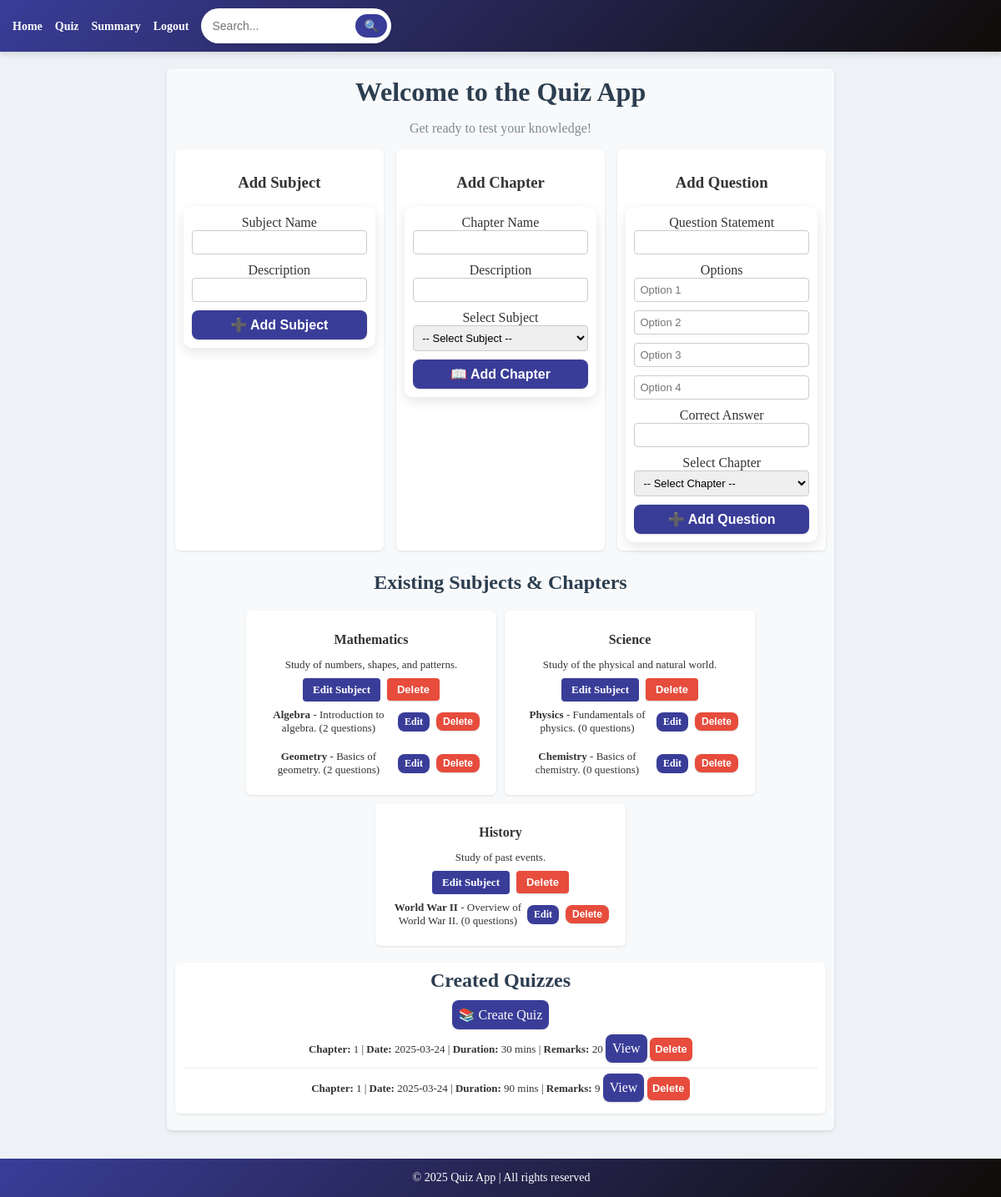
The app's page /admin_dashboard (signed in), older data.
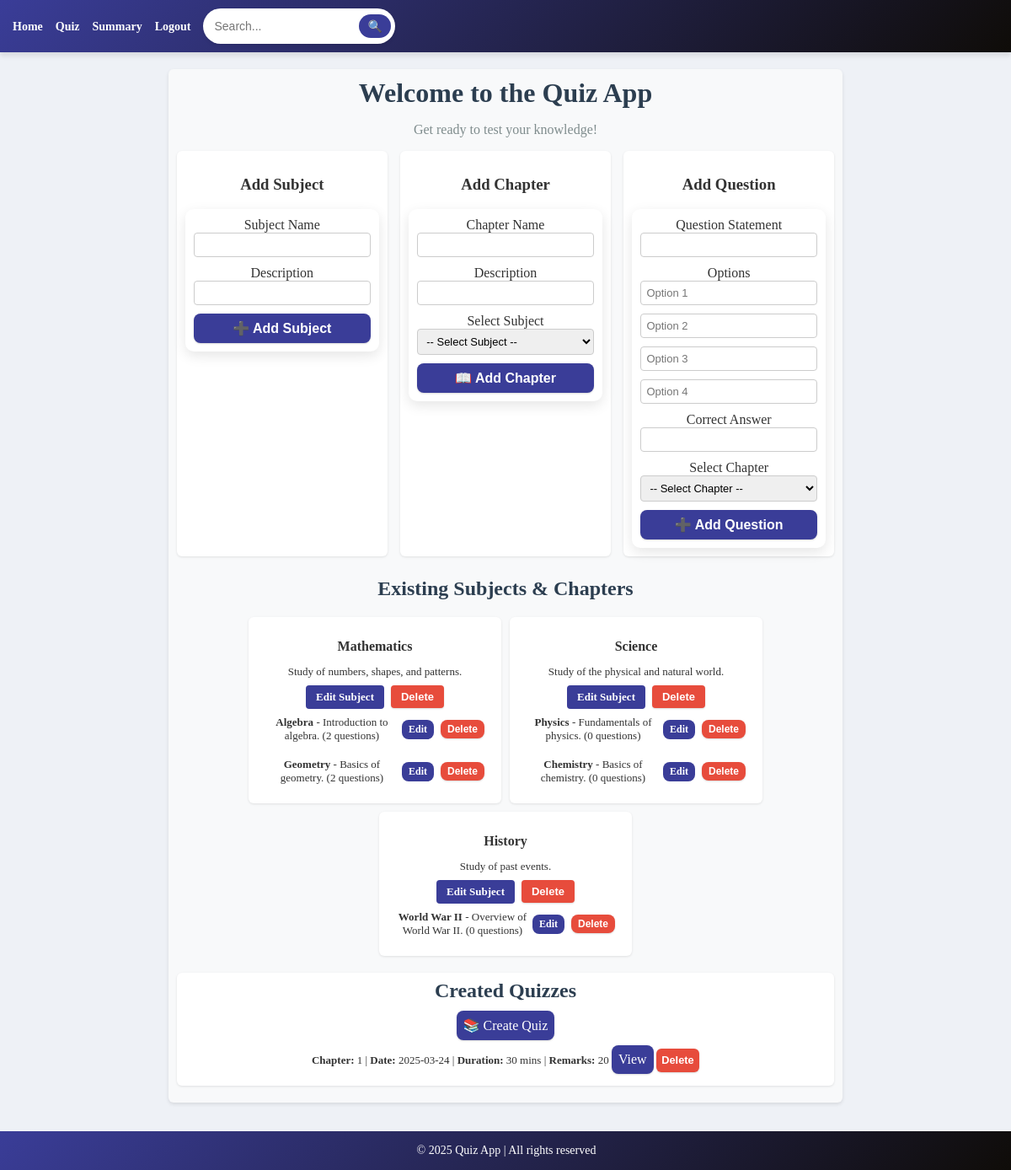
The same page, newer data.
### models.py (models this page shows, shortened)
class Subject(db.Model):
    __tablename__ = 'subjects'
    id = db.Column(db.Integer, primary_key=True)
    subject_name = db.Column(db.String(80), unique=True, nullable=False)
    description = db.Column(db.String(255), nullable=True)
    chapters = db.relationship('Chapter', backref='subject', cascade="all, delete-orphan", lazy=True)

class Chapter(db.Model):
    __tablename__ = 'chapters'
    id = db.Column(db.Integer, primary_key=True)
    chapter_name = db.Column(db.String(80), unique=True, nullable=False)
    description = db.Column(db.String(255), nullable=True)
    subject_id = db.Column(db.Integer, db.ForeignKey('subjects.id'), nullable=False)
    quizzes = db.relationship('Quiz', back_populates='chapter', cascade="all, delete-orphan", lazy=True)
    questions = db.relationship('Question', back_populates='chapter', cascade="all, delete-orphan", lazy=True)

class Quiz(db.Model):
    __tablename__ = 'quiz'
    id = db.Column(db.Integer, primary_key=True)
    chapter_id = db.Column(db.Integer, db.ForeignKey('chapters.id'), nullable=False)
    name = db.Column(db.String(225), unique=True, nullable=False)
    date_of_quiz = db.Column(db.Date, nullable=True)
    time_duration = db.Column(db.Integer, nullable=True)
    remarks = db.Column(db.String(255), nullable=True)
    chapter = db.relationship('Chapter', back_populates='quizzes')
    scores = db.relationship('Score', backref='quiz', lazy=True)

### app.py (the view, shortened to what this page needs)
@app.route('/admin_dashboard', methods=['GET', 'POST'])
@admin_required
def admin_dashboard():
    subjects = Subject.query.all()
    chapters = Chapter.query.all()
    quizzes = Quiz.query.all()
    return render_template("admin_dashboard.html", subjects=subjects, chapters=chapters, quizzes=quizzes)

### app.py (called while the page is built)
def admin_required(f):
    @wraps(f)
    def decorated_function(*args, **kwargs):
        if "user_id" not in session or session.get('user_role') != 'admin':
            flash("Unauthorized access!", "danger")
            return redirect(url_for("login"))
        return f(*args, **kwargs)
    return decorated_function

### templates/admin_dashboard.html (shortened to what the changed rows need)
{% extends 'base.html' %}
{% block content %}
<div class="dashboard-container">
  <h1 class="text-center fw-bold">Welcome to the Quiz App</h1>
  <div class="subject-container">
    <h2 class="text-center">Existing Subjects & Chapters</h2>
    {% for subject in subjects %}
    <div class="subject-item">
      <h3 class="text-center">{{ subject.subject_name }}</h3>
      <p class="text-center text-muted">{{ subject.description }}</p>
      <div class="text-center">
        <a href="{{ url_for('edit_subject', subject_id=subject.id) }}" class="btn btn-warning"> Edit Subject</a>
        <form method="POST" action="{{ url_for('delete_subject', subject_id=subject.id) }}" class="inline-delete" style="display: inline;">
          <button type="submit" class="btn btn-danger" onclick="return confirm('Delete this subject?');">Delete</button>
        </form>
      </div>
      <div>
        {% for chapter in subject.chapters %}
          <div class="chapter-item">
            <span>
              <strong>{{ chapter.chapter_name }}</strong> - {{ chapter.description }} ({{ chapter.questions|length }} questions)
            </span>
            <div class="btn-actions">
              <a href="{{ url_for('edit_chapter', chapter_id=chapter.id) }}" class="btn btn-warning btn-sm"> Edit</a>
              <form method="POST" action="{{ url_for('delete_chapter', chapter_id=chapter.id) }}" class="inline-delete" style="display: inline;">
                <button type="submit" class="btn btn-danger btn-sm" onclick="return confirm('Delete this chapter?');">Delete</button>
              </form>
            </div>
          </div>
        {% endfor %}
      </div>
    </div>
    {% else %}
    <p class="text-center text-muted">No subjects available.</p>
    {% endfor %}
  </div>
  <div class="quiz-container" id="created-quizzes">
    <h2 class="text-center">Created Quizzes</h2>
    {% if quizzes %}
    <ul>
      {% for quiz in quizzes %}
      <li>
        <strong>Chapter:</strong> {{ quiz.chapter_id }} |
        <strong>Date:</strong> {{ quiz.date_of_quiz }} |
        <strong>Duration:</strong> {{ quiz.time_duration }} mins |
        <strong>Remarks:</strong> {{ quiz.remarks }}
        <a href="{{ url_for('view_quiz', quiz_id=quiz.id) }}" class="btn btn-info">View</a>
        <form method="POST" action="{{ url_for('delete_quiz', quiz_id=quiz.id) }}" class="inline-delete" style="display: inline;">
          <button type="submit" class="btn btn-danger" onclick="return confirm('Delete this quiz?');">Delete</button>
        </form>
      </li>
      {% endfor %}
    </ul>
    {% else %}
    <p class="text-center text-muted">No quizzes available.</p>
    {% endif %}
  </div>
</div>
{% endblock %}

Row changes from the older to the newer data that the page shows:
removed Quiz: chapter_id "1", date_of_quiz "2025-03-24", time_duration "90", remarks "9"
